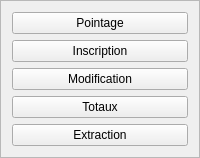
        <widget class="QFrame" name="MenuFrame">
         <property name="sizePolicy">
          <sizepolicy hsizetype="Preferred" vsizetype="Expanding">
           <horstretch>3</horstretch>
           <verstretch>0</verstretch>
          </sizepolicy>
         </property>
         <property name="maximumSize">
          <size>
           <width>16777215</width>
           <height>16777215</height>
          </size>
         </property>
         <property name="frameShape">
          <enum>QFrame::StyledPanel</enum>
         </property>
         <property name="frameShadow">
          <enum>QFrame::Raised</enum>
         </property>
         <layout class="QVBoxLayout" name="verticalLayout_3">
          <item>
           <widget class="QPushButton" name="PB_Pointage">
            <property name="enabled">
             <bool>true</bool>
            </property>
            <property name="sizePolicy">
             <sizepolicy hsizetype="Preferred" vsizetype="Fixed">
              <horstretch>0</horstretch>
              <verstretch>0</verstretch>
             </sizepolicy>
            </property>
            <property name="text">
             <string>Pointage</string>
            </property>
           </widget>
          </item>
          <item>
           <widget class="QPushButton" name="PB_Inscription">
            <property name="enabled">
             <bool>true</bool>
            </property>
            <property name="sizePolicy">
             <sizepolicy hsizetype="Preferred" vsizetype="Fixed">
              <horstretch>0</horstretch>
              <verstretch>0</verstretch>
             </sizepolicy>
            </property>
            <property name="text">
             <string>Inscription</string>
            </property>
            <property name="checkable">
             <bool>false</bool>
            </property>
            <property name="autoDefault">
             <bool>false</bool>
            </property>
            <property name="flat">
             <bool>false</bool>
            </property>
           </widget>
          </item>
          <item>
           <widget class="QPushButton" name="PB_Modif">
            <property name="sizePolicy">
             <sizepolicy hsizetype="Preferred" vsizetype="Fixed">
              <horstretch>0</horstretch>
              <verstretch>0</verstretch>
             </sizepolicy>
            </property>
            <property name="text">
             <string>Modification</string>
            </property>
           </widget>
          </item>
          <item>
           <widget class="QPushButton" name="PB_Totaux">
            <property name="sizePolicy">
             <sizepolicy hsizetype="Preferred" vsizetype="Fixed">
              <horstretch>0</horstretch>
              <verstretch>0</verstretch>
             </sizepolicy>
            </property>
            <property name="text">
             <string>Totaux</string>
            </property>
           </widget>
          </item>
          <item>
           <widget class="QPushButton" name="PB_Extraction">
            <property name="sizePolicy">
             <sizepolicy hsizetype="Preferred" vsizetype="Fixed">
              <horstretch>0</horstretch>
              <verstretch>0</verstretch>
             </sizepolicy>
            </property>
            <property name="text">
             <string>Extraction</string>
            </property>
           </widget>
          </item>
         </layout>
         <zorder>PB_Inscription</zorder>
         <zorder>PB_Modif</zorder>
         <zorder>PB_Totaux</zorder>
         <zorder>PB_Extraction</zorder>
         <zorder>PB_Pointage</zorder>
        </widget>
